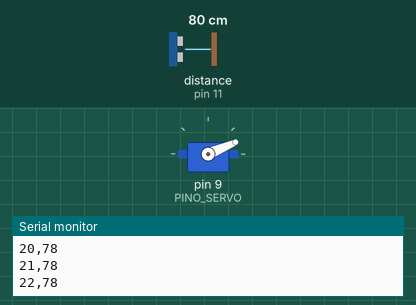
Bench run of a sketch on a simulated Arduino Uno, built with avr-gcc and run on an emulated ATmega328P. Parts: servo, the last lines printed to the serial monitor. Wiring (inferred from the names in the program): ultrasonic range finder: trigger pin 10; echo pin 11. The inputs (shaded band) are chosen by the test bench; at power-on: distance to the obstacle (sensor on pin 11) 80 cm. The echo pulse lasts 58.3 µs per cm.

Above: at 1.28 s.
1.3 s: distance to the obstacle (sensor on pin 11) set to 2 cm
At 2.15 s:
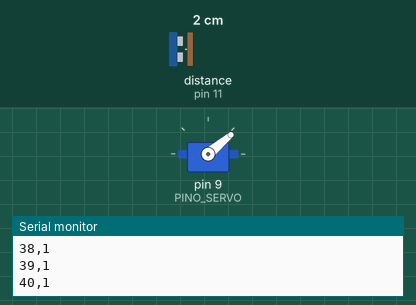
4.3 s: distance to the obstacle (sensor on pin 11) set to 60 cm
At 4.45 s:
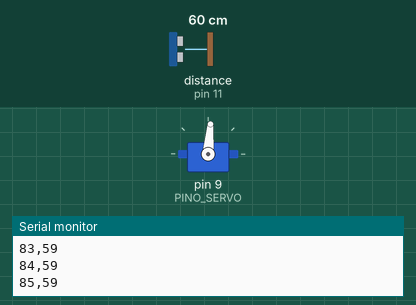
10.3 s: distance to the obstacle (sensor on pin 11) set to 120 cm
At 10.49 s:
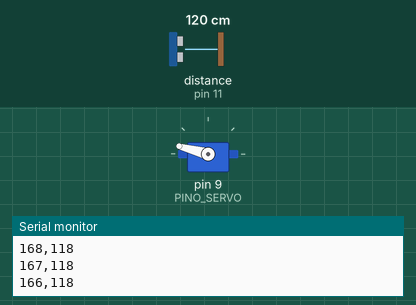
Timing chart, 0 to 19.3 s (numbered marks = the images above; inputs shaded):
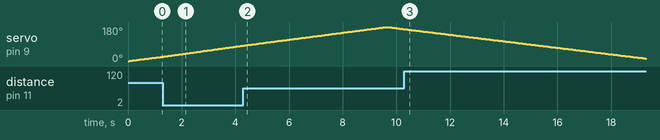

The sketch:

sonar_arduino.ino
```cpp
#include <Servo.h>

#define PINO_SERVO 9
#define PINO_TRIG 10
#define PINO_ECHO 11

Servo meuServo;

void setup() {

  Serial.begin(9600);

  meuServo.attach(PINO_SERVO);

  pinMode(PINO_TRIG, OUTPUT);
  pinMode(PINO_ECHO, INPUT);
}

void loop() {

  for (int angulo = 0; angulo <= 180; angulo++) {

    meuServo.write(angulo);

    long distancia = medirDistancia();

    Serial.print(angulo);
    Serial.print(",");
    Serial.println(distancia);

    delay(50);
  }

  for (int angulo = 180; angulo >= 0; angulo--) {
    meuServo.write(angulo);
    long distancia = medirDistancia();

    Serial.print(angulo);
    Serial.print(",");
    Serial.println(distancia);

    delay(50);
  }
}

long medirDistancia() {

  digitalWrite(PINO_TRIG, LOW);
  delayMicroseconds(2);

  digitalWrite(PINO_TRIG, HIGH);
  delayMicroseconds(10);
  digitalWrite(PINO_TRIG, LOW);

  long duracao = pulseIn(PINO_ECHO, HIGH);

  long distanciaCm = (duracao * 0.034) / 2;

  return distanciaCm;
}
```
